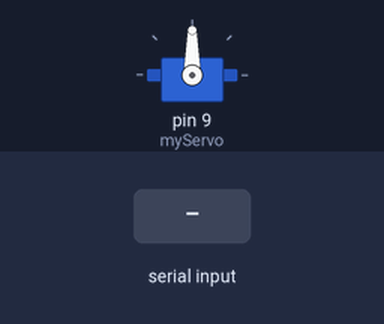
Bench run of a sketch on a simulated Arduino Uno, built with avr-gcc and run on an emulated ATmega328P. Shown: servo. The test bench sets the inputs (shaded band).

Above: at 1.2 s.
1.3 s: "30,150\n" received over Serial
At 1.7 s:
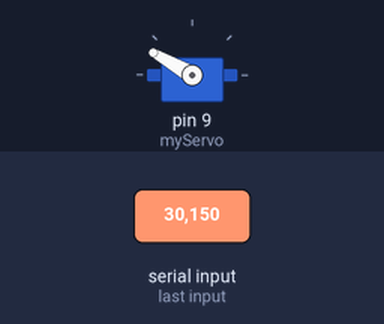
At 3.5 s:
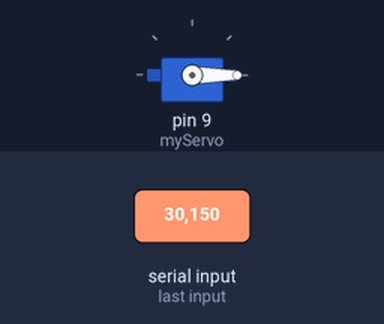
3.8 s: "90,45\n" received over Serial
At 4.6 s:
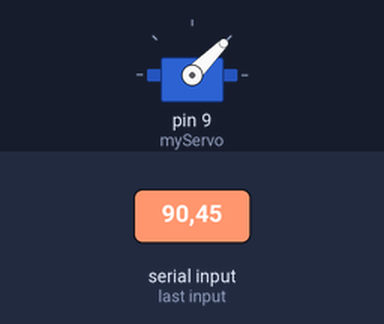
Timing chart, 0 to 6.8 s (numbered marks = the images above; inputs shaded):
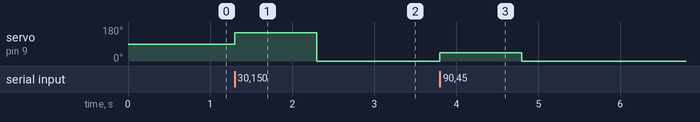

Measured:
- after the input at 1.3 s, servo on pin 9 (myServo): 90° → 150° at once, → 0° 1.0 s later
- after the input at 3.8 s, servo on pin 9 (myServo): 0° → 45° at once, → 0° 1.0 s later

The sketch:

sketch_apr20a.ino
```cpp
#include <Servo.h>
Servo myServo;
void setup() {
  Serial.begin(115200); // Set the speed to 115200
  myServo.attach(9);    // Connect servo to Pin 9
  myServo.write(90);    // Start at a neutral 90 degrees
}
void loop() {
  // Check if Python has sent any data
  if (Serial.available() > 0) {
    // Read the incoming number until it hits a newline (\n)
    int angle = Serial.parseInt();
    // Safety check: only move if the number is valid
    if (angle >= 0 && angle <= 180) {
      myServo.write(angle);
    }
  }
}
```
